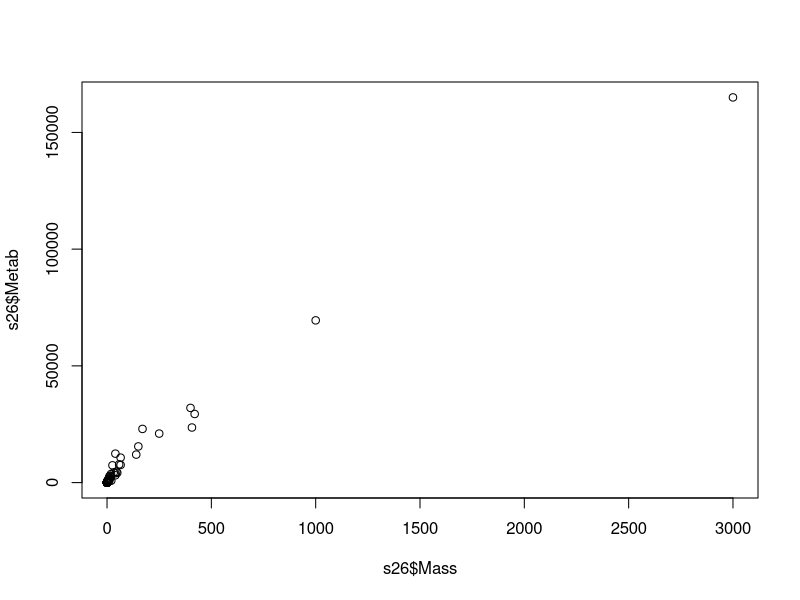
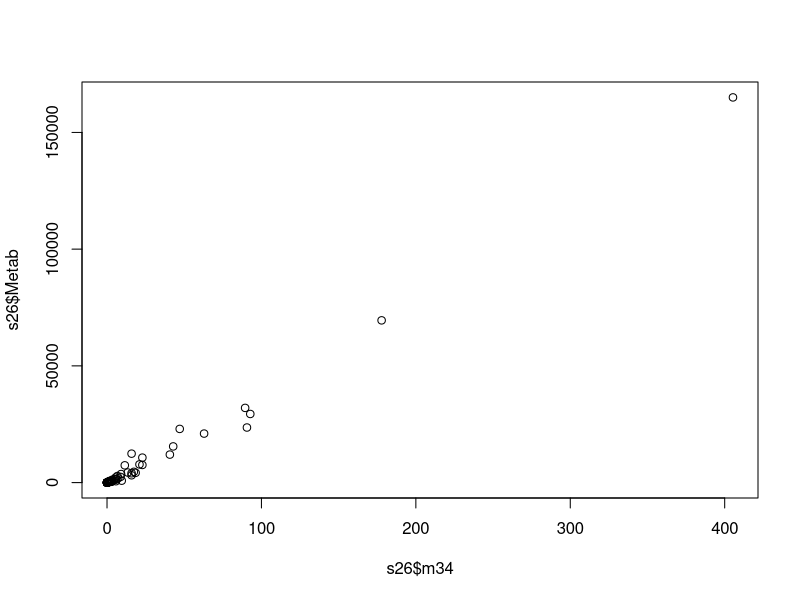
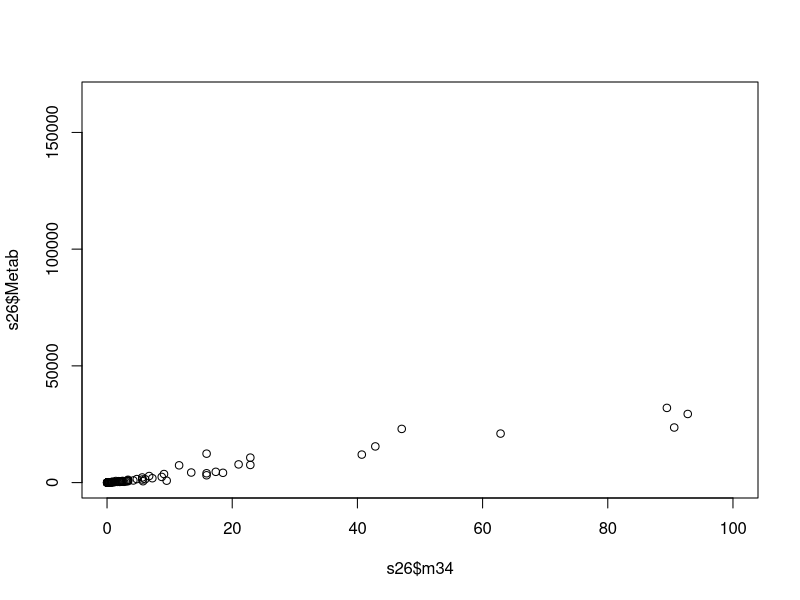
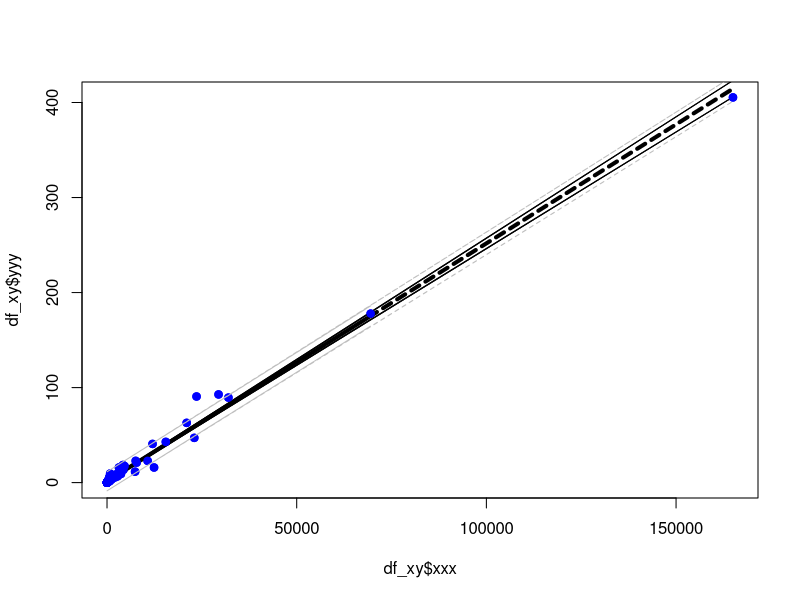
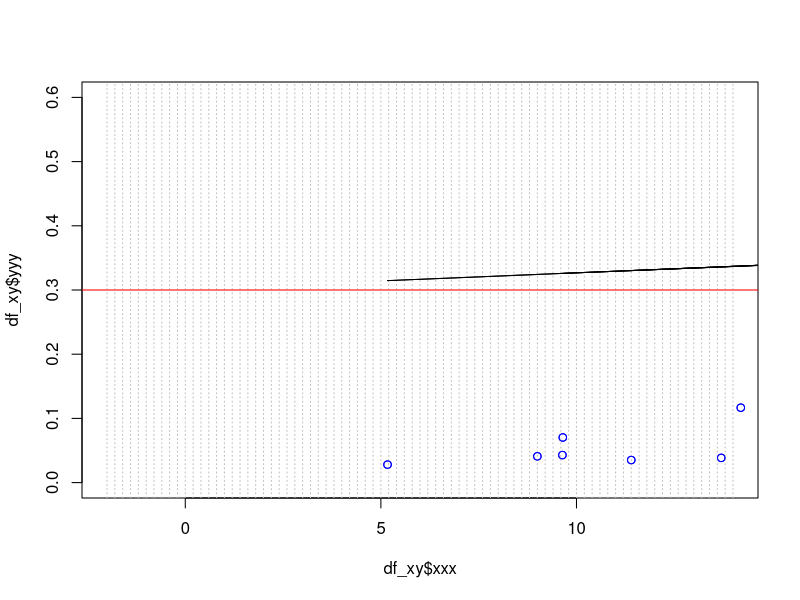
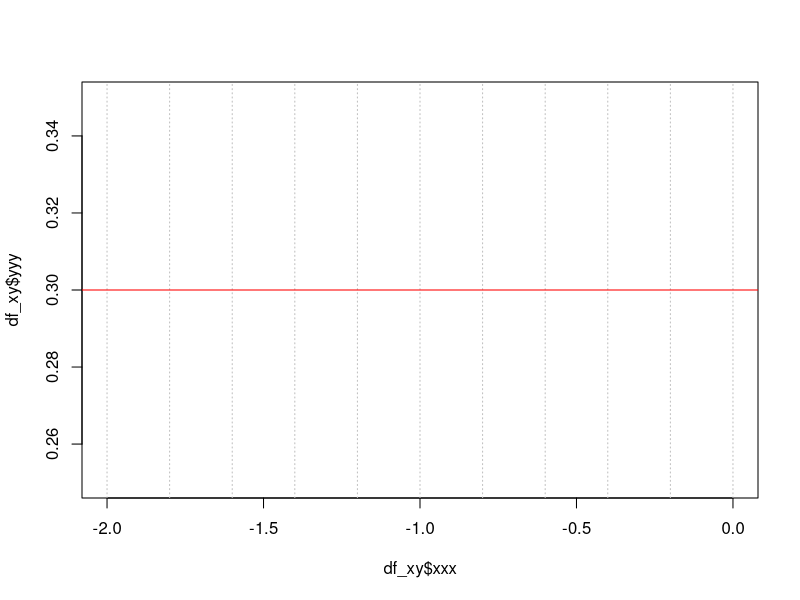
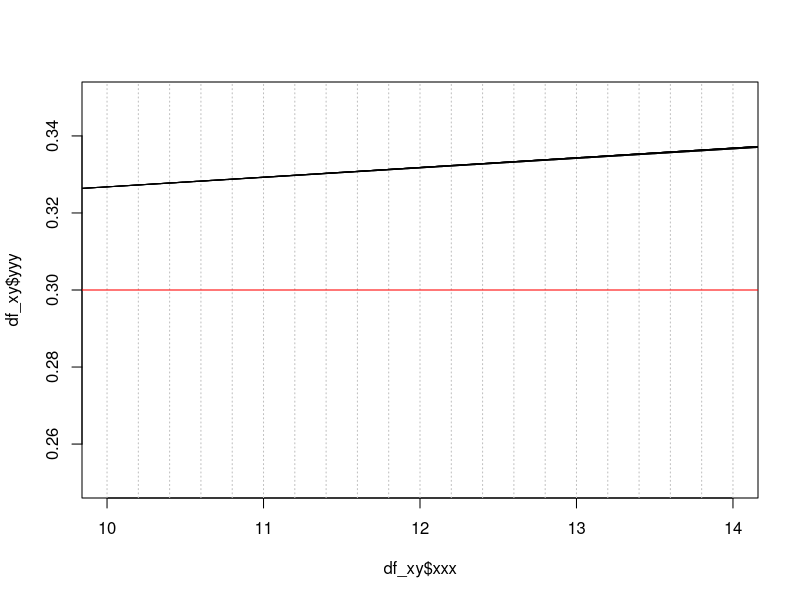
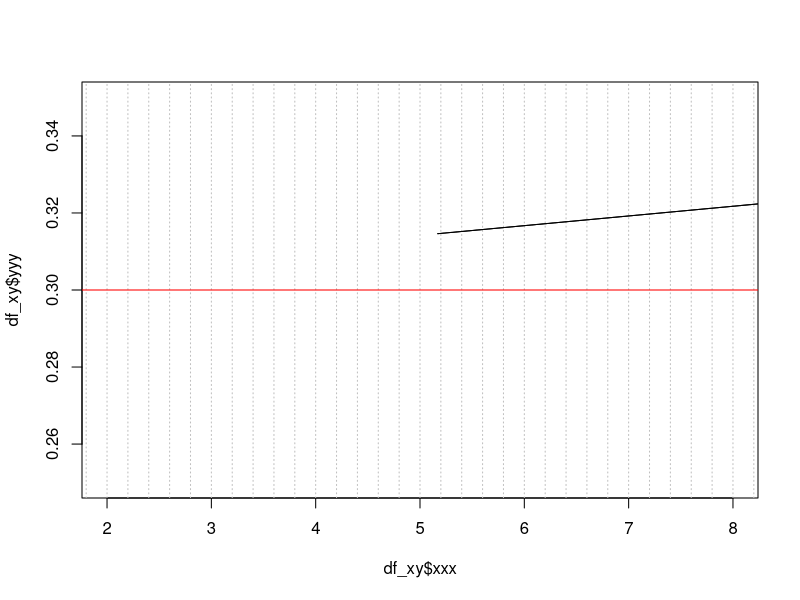

Here is the R script that generated these plots, in order:
## ---- chunk 1
knitr::opts_chunk$set(echo = TRUE)
## ---- chunk 2

home_dir <- "~/_smu/_src/metabolism/"
setwd(home_dir)

data_dir <- "./data"

setwd(data_dir)

s26 <- read.csv("ex0826.csv", stringsAsFactors = FALSE)
s29 <- read.csv("ex0829.csv", stringsAsFactors = FALSE)

setwd(home_dir)

exp <- 0.75
s26$m34 <- s26$Mass^exp
str(s26)

plot(s26$Metab ~ s26$Mass)
plot(s26$Metab ~ s26$m34)
plot(s26$Metab ~ s26$m34, xlim=c(0,100))

# ... define data set to analyze 

df_xy <- data.frame(s26$Metab, s26$m34)
names(df_xy) <- c("xxx", "yyy")

str(df_xy)

## ---- chunk 3


fit_all <- lm(yyy ~ xxx, data = df_xy)

df_xy_conf_int <- as.data.frame(predict(fit_all, df_xy , interval = "confidence"))

plot(df_xy$yyy ~ df_xy$xxx, col = 'blue', pch = 19)
polygon(c(df_xy$xxx, rev(df_xy$xxx)),
		c(df_xy_conf_int$lwr, rev(df_xy_conf_int$upr)),col="lightgrey")

lines(fit_all$fitted.values ~ df_xy$xxx, col = 'black', lwd = 4, lty = 3)

lines(df_xy_conf_int$lwr ~ df_xy$xxx, col = 'black', lwd = 1)
lines(df_xy_conf_int$upr ~ df_xy$xxx, col = 'black', lwd = 1)

points(df_xy$yyy ~ df_xy$xxx, col = 'blue', pch = 19)

df_xy_pred_int <- as.data.frame(predict(fit_all, df_xy, interval = "predict"))

lines(df_xy_pred_int$lwr ~ df_xy$xxx, col = 'grey', lwd = 1, lty = 2)
lines(df_xy_pred_int$upr ~ df_xy$xxx, col = 'grey', lwd = 1, lty = 2)

## ---- chunk 4

summary(fit_all)

## ---- chunk 5

alpha <- 0.05
dof <- dim(df_xy)[1] - 2
crit_value <- qt(1 - alpha/2, dim(df_xy)[1] - 2)

t_value <- coef(summary(fit_all))["xxx","t value"]
p_value <- coef(summary(fit_all))["xxx","Pr(>|t|)"]

if (p_value < alpha)
{
	acc_rej <- "Reject Ho"
	is_is_not <- "is"
	does_does_not <- "does not"
} else {
	acc_rej <- "Do not Reject Ho"
	is_is_not <- "is not"
	does_does_not <- "does"
}

cnf_intrvl <- confint(fit_all, 'xxx', level = 1 - alpha)
cnf_intrvl_lwr <- cnf_intrvl[1,1]
cnf_intrvl_upr <- cnf_intrvl[1,2]

print_cnf_intrvl <- paste0(sprintf("(%9.3f", cnf_intrvl_lwr), sprintf(", %9.3f)", cnf_intrvl_upr))

## ---- chunk 6

alpha <- 0.05
dof <- dim(df_xy)[1] - 2
crit_value <- qt(1 - alpha/2, dim(df_xy)[1] - 2)

t_value <- coef(summary(fit_all))["(Intercept)","t value"]
p_value <- coef(summary(fit_all))["(Intercept)","Pr(>|t|)"]

if (p_value < alpha)
{
	acc_rej <- "Reject Ho"
	is_is_not <- "is"
	does_does_not <- "does not"
} else {
	acc_rej <- "Do not Reject Ho"
	is_is_not <- "is not"
	does_does_not <- "does"
}

cnf_intrvl <- confint(fit_all, '(Intercept)', level = 1 - alpha)
cnf_intrvl_lwr <- cnf_intrvl[1,1]
cnf_intrvl_upr <- cnf_intrvl[1,2]

print_cnf_intrvl <- paste0(sprintf("(%9.3f", cnf_intrvl_lwr), sprintf(", %9.3f)", cnf_intrvl_upr))

## ---- chunk 7

b0 <- fit_all$coefficients[1]
b1 <- fit_all$coefficients[2]

## ---- chunk 8

cnf_intrvl <- predict(fit_all, data.frame(xxx = 4.5) , interval = "confidence")
cnf_intrvl_lwr <- cnf_intrvl[1,2]
cnf_intrvl_upr <- cnf_intrvl[1,3]

print_cnf_intrvl <- paste0(sprintf("(%9.3f", cnf_intrvl_lwr), sprintf(", %9.3f)", cnf_intrvl_upr))

## ---- chunk 9

prd_intrvl <- predict(fit_all, data.frame(xxx = 4.5) , interval = "predict")
prd_intrvl_lwr <- prd_intrvl[1,2]
prd_intrvl_upr <- prd_intrvl[1,3]

print_prd_intrvl <- paste0(sprintf("(%9.3f", prd_intrvl_lwr), sprintf(", %9.3f)", prd_intrvl_upr))

## ---- chunk 10

# ... create data frame with equal interval x-axis values

df_xxx <- as.data.frame(seq(from = -4, to = 20, by = 0.1))
names(df_xxx) <- "xxx"

plot(df_xy$yyy ~ df_xy$xxx,
	 col = 'blue',
	 pch = 1,
	 xlim = c(-2, 14),
	 ylim = c(0.0, 0.6)
	 )

abline(v = seq(-2, 14, 0.2), col = "gray", lty = 3)

polygon(c(df_xy$xxx, rev(df_xy$xxx)),
		c(df_xy_conf_int$lwr, rev(df_xy_conf_int$upr)),col="lightgrey")

lines(fit_all$fitted.values ~ df_xy$xxx, col = 'black', lwd = 4, lty = 3)

lines(df_xy_conf_int$lwr ~ df_xy$xxx, col = 'black', lwd = 1)
lines(df_xy_conf_int$upr ~ df_xy$xxx, col = 'black', lwd = 1)

points(df_xy$yyy ~ df_xy$xxx, col = 'blue', pch = 1, ylim = c(0, 0.6))

df_xy_pred_int <- as.data.frame(predict(fit_all, df_xxx, interval = "predict"))

lines(df_xy_pred_int$lwr ~ df_xxx$xxx, col = 'grey', lwd = 1, lty = 2)
lines(df_xy_pred_int$upr ~ df_xxx$xxx, col = 'grey', lwd = 1, lty = 2)

abline(h = 0.3, col = "red")


# ... zoom in on upper pred interval

plot(df_xy$yyy ~ df_xy$xxx,
	 col = 'blue',
	 pch = 1,
	 xlim = c(-2, 0),
	 ylim = c(0.25, 0.35)
	 )

abline(v = seq(-2, 14, 0.2), col = "gray", lty = 3)

polygon(c(df_xy$xxx, rev(df_xy$xxx)),
		c(df_xy_conf_int$lwr, rev(df_xy_conf_int$upr)),col="lightgrey")

lines(fit_all$fitted.values ~ df_xy$xxx, col = 'black', lwd = 4, lty = 3)

lines(df_xy_conf_int$lwr ~ df_xy$xxx, col = 'black', lwd = 1)
lines(df_xy_conf_int$upr ~ df_xy$xxx, col = 'black', lwd = 1)

points(df_xy$yyy ~ df_xy$xxx, col = 'blue', pch = 1, ylim = c(0, 0.6))

df_xy_pred_int <- as.data.frame(predict(fit_all, df_xxx, interval = "predict"))

lines(df_xy_pred_int$lwr ~ df_xxx$xxx, col = 'grey', lwd = 1, lty = 2)
lines(df_xy_pred_int$upr ~ df_xxx$xxx, col = 'grey', lwd = 1, lty = 2)

abline(h = 0.3, col = "red")

# ... zoom in on lower pred interval

plot(df_xy$yyy ~ df_xy$xxx,
	 col = 'blue',
	 pch = 1,
	 xlim = c(10, 14),
	 ylim = c(0.25, 0.35)
	 )

abline(v = seq(-2, 14, 0.2), col = "gray", lty = 3)

polygon(c(df_xy$xxx, rev(df_xy$xxx)),
		c(df_xy_conf_int$lwr, rev(df_xy_conf_int$upr)),col="lightgrey")

lines(fit_all$fitted.values ~ df_xy$xxx, col = 'black', lwd = 4, lty = 3)

lines(df_xy_conf_int$lwr ~ df_xy$xxx, col = 'black', lwd = 1)
lines(df_xy_conf_int$upr ~ df_xy$xxx, col = 'black', lwd = 1)

points(df_xy$yyy ~ df_xy$xxx, col = 'blue', pch = 1, ylim = c(0, 0.6))

df_xy_pred_int <- as.data.frame(predict(fit_all, df_xxx, interval = "predict"))

lines(df_xy_pred_int$lwr ~ df_xxx$xxx, col = 'grey', lwd = 1, lty = 2)
lines(df_xy_pred_int$upr ~ df_xxx$xxx, col = 'grey', lwd = 1, lty = 2)

abline(h = 0.3, col = "red")

# ... zoom in on confidence interval

plot(df_xy$yyy ~ df_xy$xxx,
	 col = 'blue',
	 pch = 1,
	 xlim = c(2, 8),
	 ylim = c(0.25, 0.35)
	 )

abline(v = seq(-2, 14, 0.2), col = "gray", lty = 3)

polygon(c(df_xy$xxx, rev(df_xy$xxx)),
		c(df_xy_conf_int$lwr, rev(df_xy_conf_int$upr)),col="lightgrey")

lines(fit_all$fitted.values ~ df_xy$xxx, col = 'black', lwd = 4, lty = 3)

lines(df_xy_conf_int$lwr ~ df_xy$xxx, col = 'black', lwd = 1)
lines(df_xy_conf_int$upr ~ df_xy$xxx, col = 'black', lwd = 1)

points(df_xy$yyy ~ df_xy$xxx, col = 'blue', pch = 1, ylim = c(0, 0.6))

df_xy_pred_int <- as.data.frame(predict(fit_all, df_xxx, interval = "predict"))

lines(df_xy_pred_int$lwr ~ df_xxx$xxx, col = 'grey', lwd = 1, lty = 2)
lines(df_xy_pred_int$upr ~ df_xxx$xxx, col = 'grey', lwd = 1, lty = 2)

abline(h = 0.3, col = "red")
## ---- chunk 11

y_est <- 0.3
x_at_y_est <- (y_est - b0) / b1

x_at_y_est

se_at_y_est <- predict(fit_all, data.frame(xxx = x_at_y_est), se.fit = TRUE)

se_ci_at_y_est <- se_at_y_est$se.fit / abs(b1)

alpha <- 0.05
dof <- dim(df_xy)[1] - 2
crit_value <- qt(1 - alpha/2, dim(df_xy)[1] - 2)

cal_est_at_y_est_upr <- x_at_y_est + crit_value * se_ci_at_y_est
cal_est_at_y_est_lwr <- x_at_y_est - crit_value * se_ci_at_y_est


# ...	calibration of predicted value

res_std_dev <- sigma(fit_all) * sigma(fit_all)

se_pi_at_y_est <- (sqrt (res_std_dev + se_at_y_est$se.fit * se_at_y_est$se.fit) ) / abs(b1)

cal_pi_est_at_y_est_upr <- x_at_y_est + crit_value * se_pi_at_y_est
cal_pi_est_at_y_est_lwr <- x_at_y_est - crit_value * se_pi_at_y_est


## ---- chunk 12

yyy_res = resid(fit_all)

plot(df_xy$xxx, yyy_res, 
     pch = 19,
	 col = "blue",
	 ylab="Residuals",
	 xlab="Stone xxx", 
     main="Black Wheatears - Residual Plot") 
abline(0, 0)

## ---- chunk 13


res_mean <- mean(yyy_res)
res_std <- sqrt(var(yyy_res))

hist(yyy_res, density=20, breaks = 10, prob = TRUE, 
     xlab="Stone xxx",
#	 ylim=c(0, 10), 
     main="Black Wheatears - Residuals")
curve(dnorm(x, mean = res_mean, sd = res_std),
	  col = "darkblue",
	  lwd = 2,
	  add = TRUE,
	  yaxt = "n")
